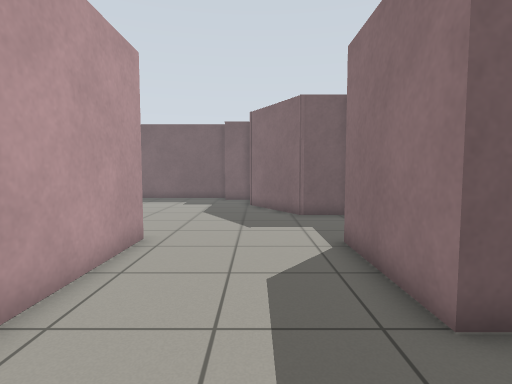
View 1 (above)

16 first-person views from a walk through a robot-simulator world made for Gazebo. The camera is 0.94 m above the floor, tilts 4° down and sees 80° across. The floor is counted in squares, 0.5 m on a side. Each view is taken from the middle of a square. On the plan, view 1 faces up. The plan holds only what a view shows up to about 16 squares ahead; the rest is blank.

View 2
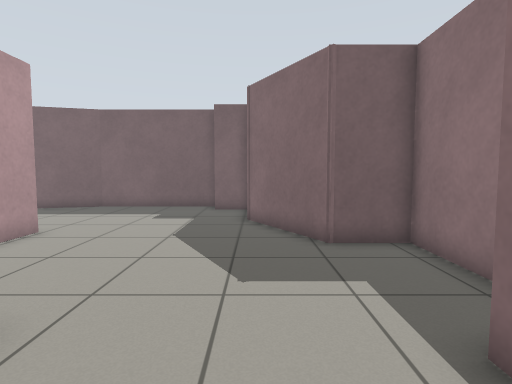

View 3
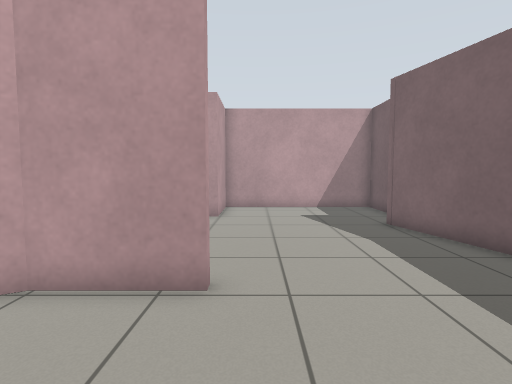

View 4
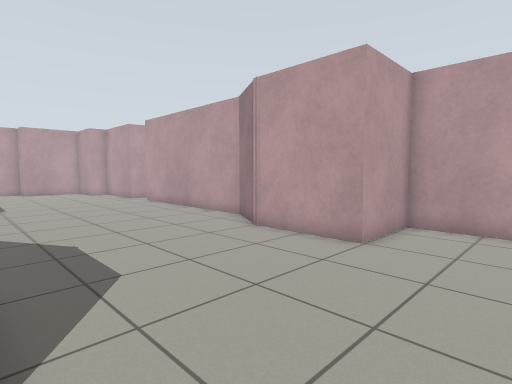

View 5
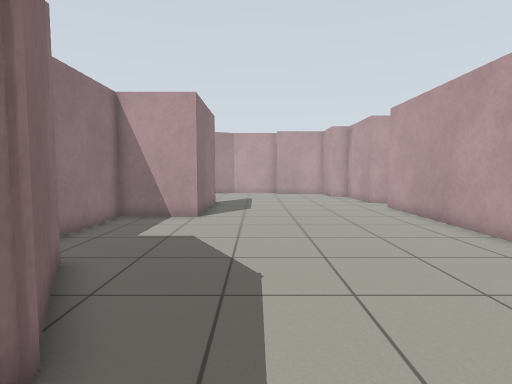

View 6
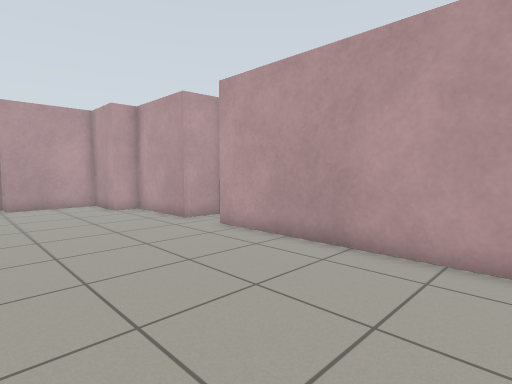

View 7
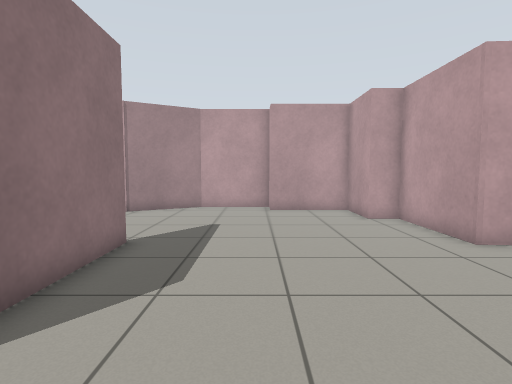

View 8
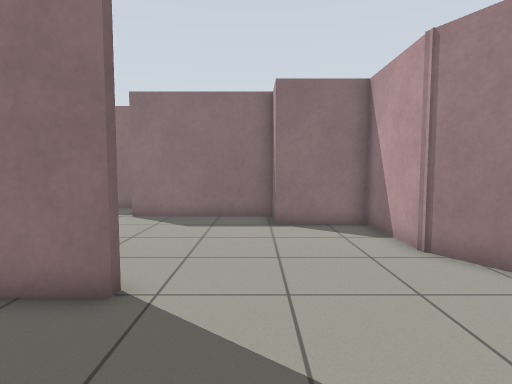

View 9
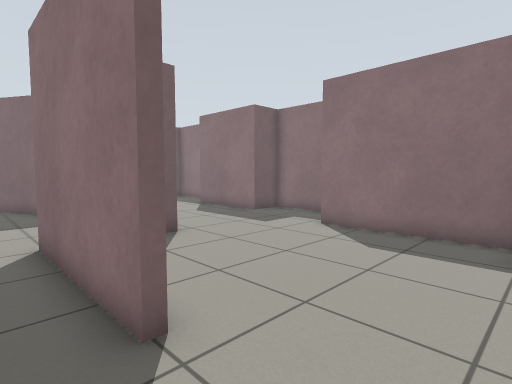

View 10
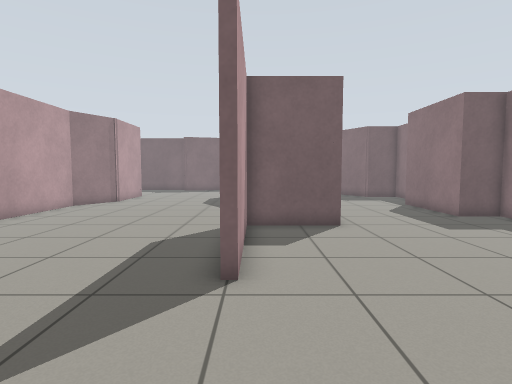

View 11
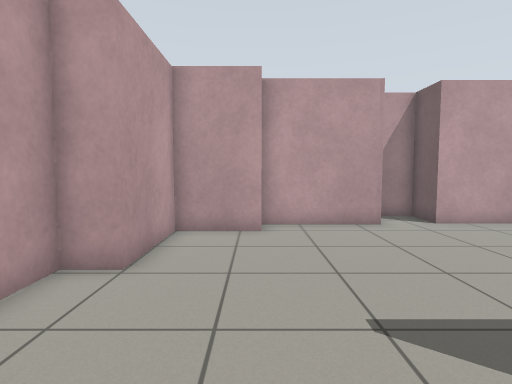

View 12
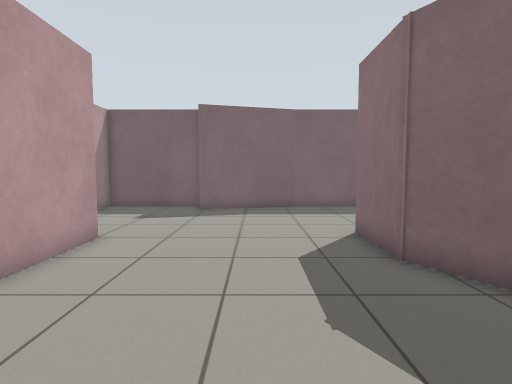

View 13
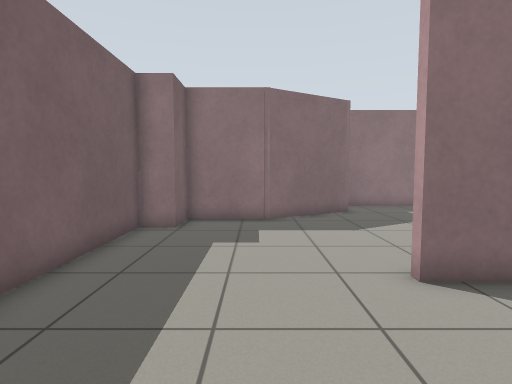

View 14
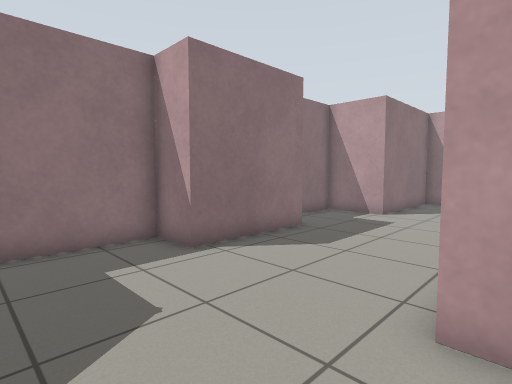

View 15
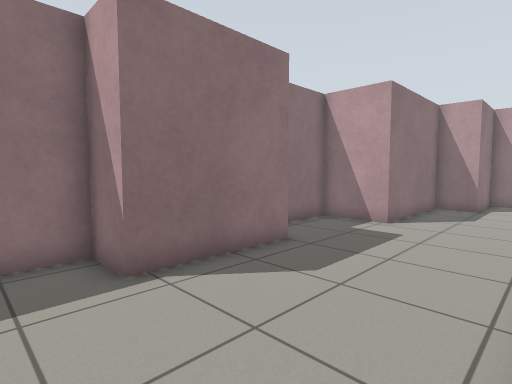

View 16
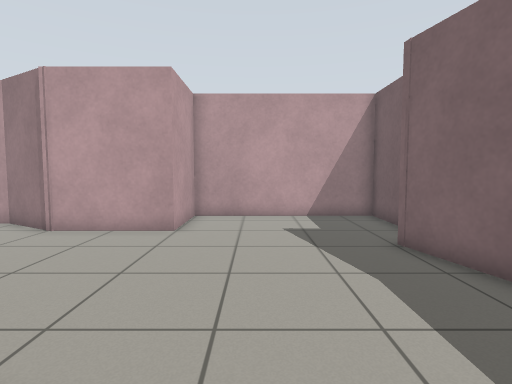

### Floor plan
Points are (right, up) in squares from view 1. A wall is a line through its corners. A room is listed if a view was taken in it or the views show most of it. See-through windows are left out.
Room 1 (views 1, 2, 3, 4, 5, 6, 7, 8, 9, 10, 11, 12, 13, 14, 15, 16)
walls: (-5.1, 8.1) (-7, 11.3) (-7, 14.2); (-6.3, 0.9) (-6.3, -3.9); (-3.8, 8.3) (-3.1, 8.3) (-3.1, 3.5); (-3, 1.3) (-6.4, 1.3); (-6.6, -3.9) (-6.6, 1.6) (-3.4, 1.6) (-3.4, 5.5); (-6.7, 14.2) (-6.7, 11.4) (-6.4, 11.1); (-0.4, 16.4) (-0.4, 19.7) (-2, 19.7) (-2, 20.9) (-8, 20.9); (-17.4, -3.5) (-15.6, -3.6) (-15.6, -7.8) (-14.4, -7.8) (-14.4, -10.5) (-10.7, -10.5) (-10.7, -11.7) (-7.2, -11.7) (-4, -9.9) (-0.4, -9.9) (-0.4, -6.7) (1.3, -6.7) (1.3, -1) (4, -1) (4, 3.4) (2.3, 3.4) (2.3, 7.9) (4, 7.9) (4, 12.8) (1.9, 12.8) (-0.4, 16.7); (-7.9, 20.9) (-12.7, 19.6); (-12.9, 20.9) (-17.6, 20.9) (-17.6, 13.5) (-14.4, 13.5) (-14.4, 9.6) (-15.8, 7.2) (-15.8, -1.6) (-17.6, -1.6) (-17.6, -2.9)

Positions as (right, up) in squares from view 1, and headings:
1: (0, 0), facing up
2: (0, 5), facing up
3: (-2, 15), facing left
4: (-7, 17), facing down-left
5: (-9, 14), facing down
6: (-9, 7), facing down-left
7: (-10, 4), facing down
8: (-11, -6), facing right
9: (-8, -7), facing up-right
10: (-6, -9), facing up
11: (-5, -8), facing left
12: (-10, 5), facing up
13: (-12, 17), facing right
14: (-4, 12), facing down-right
15: (-3, 10), facing down-right
16: (-5, 16), facing left
